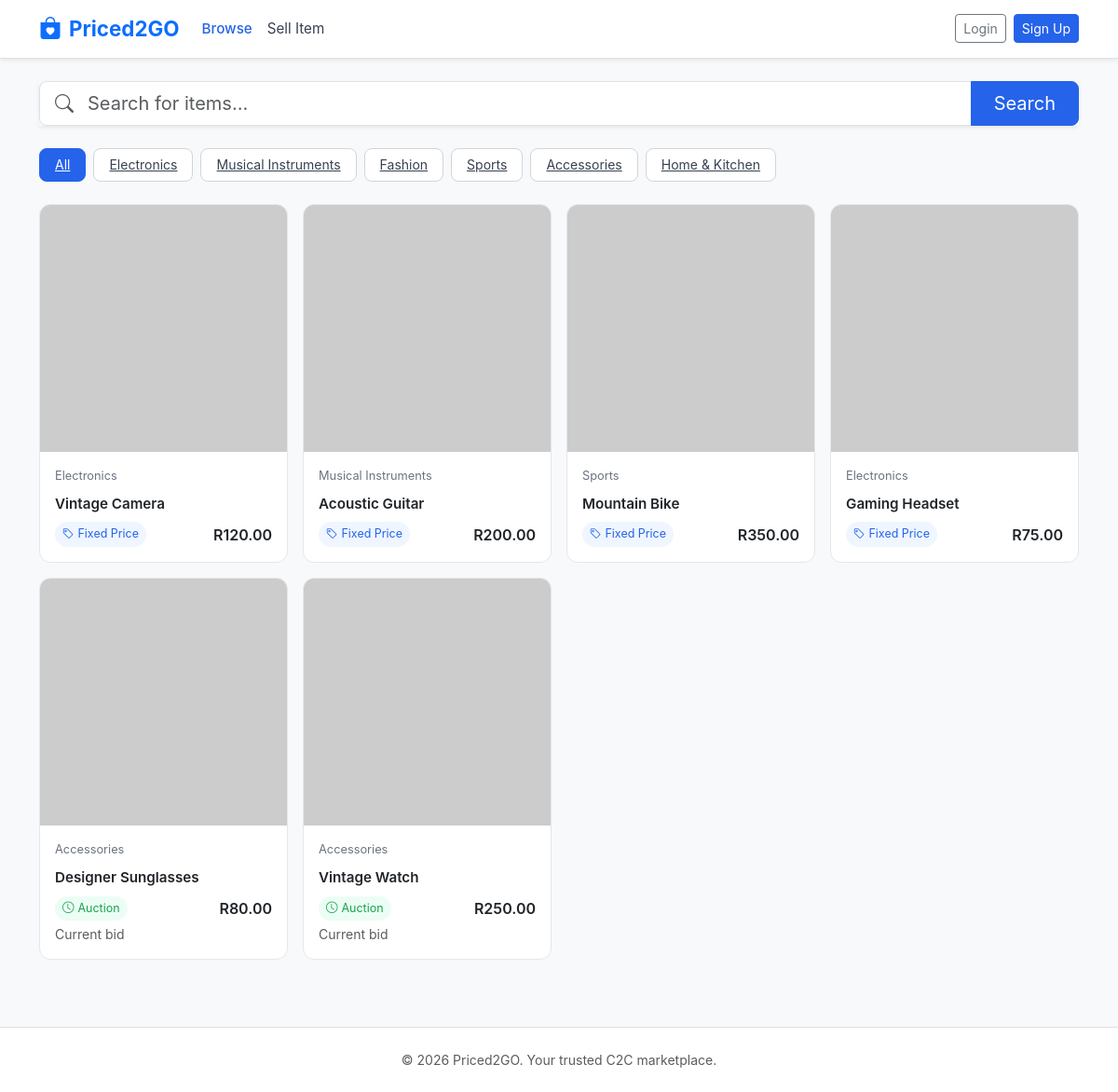
The page / on the database its author committed.
### tables this page shows
CREATE TABLE IF NOT EXISTS listings (
    listing_id   INT AUTO_INCREMENT PRIMARY KEY,
    seller_id    INT NOT NULL,
    title        VARCHAR(200) NOT NULL,
    description  TEXT,
    category     VARCHAR(100),
    listing_type ENUM('fixed','auction') DEFAULT 'fixed',
    price        DECIMAL(10,2),
    start_price  DECIMAL(10,2),
    current_bid  DECIMAL(10,2),
    end_time     DATETIME,
    status       ENUM('active','sold','expired') DEFAULT 'active',
    image_path   VARCHAR(255),
    condition_label VARCHAR(50),
    created_at   DATETIME DEFAULT CURRENT_TIMESTAMP,
    FOREIGN KEY (seller_id) REFERENCES users(user_id) ON DELETE CASCADE
);

### index.php (the view, shortened to what this page needs)
<?php
require_once 'includes/db.php';
$category = $_GET['category'] ?? 'All';
$search   = trim($_GET['search'] ?? '');
$sql    = "SELECT * FROM listings WHERE status = 'active'";
$params = [];
$sql .= " ORDER BY created_at DESC";
$stmt = $pdo->prepare($sql);
$stmt->execute($params);
$listings = $stmt->fetchAll();
$cats = ['All','Electronics','Musical Instruments','Fashion','Sports','Accessories','Home & Kitchen'];
include 'includes/header.php';
?>
<div class="container py-4">
    <form method="GET" class="mb-4">
        <div class="input-group input-group-lg shadow-sm">
            <span class="input-group-text bg-white border-end-0">
                <i class="bi bi-search text-muted"></i>
            </span>
            <input type="text" name="search" class="form-control border-start-0 ps-0"
                   placeholder="Search for items…" value="<?= htmlspecialchars($search) ?>">
            <button class="btn btn-primary px-4" type="submit">Search</button>
        </div>
    </form>
    <div class="d-flex flex-wrap gap-2 mb-4">
        <?php foreach ($cats as $cat): ?>
            <a href="?category=<?= urlencode($cat) ?><?= $search ? '&search='.urlencode($search) : '' ?>"
               class="cat-btn <?= $category === $cat ? 'active' : '' ?>">
                <?= htmlspecialchars($cat) ?>
            </a>
        <?php endforeach; ?>
    </div>
    <?php if (empty($listings)): ?>
        <div class="text-center py-5 text-muted">
            <i class="bi bi-box-seam fs-1 d-block mb-3"></i>
            <p class="fs-5">No listings found. <a href="sell.php">Be the first to sell something!</a></p>
        </div>
    <?php else: ?>
        <div class="row row-cols-2 row-cols-md-3 row-cols-lg-4 g-3">
            <?php foreach ($listings as $l): ?>
                <div class="col">
                    <div class="listing-card position-relative">
                        <a href="listing.php?id=<?= $l['listing_id'] ?>" class="d-block text-decoration-none text-dark">
                        <?php
                            $img = $l['image_path']
                                ? 'uploads/'.htmlspecialchars($l['image_path'])
                                : 'https://placehold.co/400x400/e5e7eb/9ca3af?text=No+Image';
                        ?>
                        <img src="<?= $img ?>" alt="<?= htmlspecialchars($l['title']) ?>">
                        <div class="card-body">
                            <div class="card-cat"><?= htmlspecialchars($l['category']) ?></div>
                            <div class="card-title"><?= htmlspecialchars($l['title']) ?></div>
                            <?php if ($l['listing_type'] === 'auction'): ?>
                                <div class="d-flex justify-content-between align-items-center mt-2">
                                    <span class="badge-auction"><i class="bi bi-clock me-1"></i>Auction</span>
                                    <span class="fw-semibold text-dark">R<?= number_format($l['current_bid'] ?: $l['start_price'], 2) ?></span>
                                </div>
                                <div class="text-muted small mt-1">Current bid</div>
                            <?php else: ?>
                                <div class="d-flex justify-content-between align-items-center mt-2">
                                    <span class="badge-fixed"><i class="bi bi-tag me-1"></i>Fixed Price</span>
                                    <span class="fw-semibold text-dark">R<?= number_format($l['price'], 2) ?></span>
                                </div>
                            <?php endif; ?>
                        </div>
                        </a>
                    </div>
                </div>
            <?php endforeach; ?>
        </div>
    <?php endif; ?>
</div>
<?php include 'includes/footer.php'; ?>

### includes/header.php (shortened to what this page needs)
<?php
$current = basename($_SERVER['PHP_SELF']);
?>
<!DOCTYPE html>
<html lang="en">
<head>
    <link href="https://cdn.jsdelivr.net/npm/bootstrap@5.3.0/dist/css/bootstrap.min.css" rel="stylesheet">
    <link href="https://cdn.jsdelivr.net/npm/bootstrap-icons@1.11.0/font/bootstrap-icons.css" rel="stylesheet">
    <link href="<?= str_contains($current, 'admin') ? '../' : '' ?>css/style.css" rel="stylesheet">
</head>
<body class="bg-light">
<nav class="navbar navbar-expand-lg navbar-white bg-white border-bottom shadow-sm sticky-top">
    <div class="container">
        <a class="navbar-brand fw-bold text-primary d-flex align-items-center gap-2" href="<?= str_contains($current, 'admin') ? '../' : '' ?>index.php">
            <i class="bi bi-bag-heart-fill fs-4"></i> Priced2GO
        </a>
        <div class="collapse navbar-collapse" id="navbarNav">
            <ul class="navbar-nav me-auto">
                <li class="nav-item">
                    <a class="nav-link <?= $current === 'index.php' ? 'active fw-medium text-primary' : '' ?>" href="<?= str_contains($current, 'admin') ? '../' : '' ?>index.php">Browse</a>
                </li>
                <?php if (!isset($_SESSION['role']) || $_SESSION['role'] !== 'admin'): ?>
                <li class="nav-item">
                    <a class="nav-link <?= $current === 'sell.php' ? 'active fw-medium text-primary' : '' ?>" href="<?= str_contains($current, 'admin') ? '../' : '' ?>sell.php">Sell Item</a>
                </li>
                <?php endif; ?>
            </ul>
            <div class="d-flex align-items-center gap-2">
                <?php if (isset($_SESSION['user_id'])): ?>
                    <span class="text-muted small"><i class="bi bi-person-circle me-1"></i><?= htmlspecialchars($_SESSION['username']) ?></span>
                    <?php if (isset($_SESSION['role']) && $_SESSION['role'] === 'admin'): ?>
                        <a href="<?= str_contains($current, 'admin') ? '' : 'admin/' ?>index.php" class="btn btn-sm btn-outline-secondary">Admin Panel</a>
                    <?php endif; ?>
                    <a href="<?= str_contains($current, 'admin') ? '../' : '' ?>logout.php" class="btn btn-sm btn-outline-danger">Logout</a>
                <?php else: ?>
                    <a href="<?= str_contains($current, 'admin') ? '../' : '' ?>login.php" class="btn btn-sm btn-outline-secondary">Login</a>
                    <a href="<?= str_contains($current, 'admin') ? '../' : '' ?>register.php" class="btn btn-sm btn-primary">Sign Up</a>
                <?php endif; ?>
            </div>
        </div>
    </div>
</nav>
<main>

### includes/footer.php (shortened to what this page needs)
</main>
<footer class="bg-white border-top mt-5 py-4">
    <div class="container text-center text-muted small">
        &copy; 2026 Priced2GO. Your trusted C2C marketplace.
    </div>
</footer>
</body>
</html>

### css/style.css (style rules this page uses)
:root { --blue-600: #2563eb; --blue-700: #1d4ed8; --green-600: #16a34a; --green-700: #15803d; }
body { font-family: 'Inter', -apple-system, BlinkMacSystemFont, 'Segoe UI', sans-serif; background-color: #f9fafb; color: #111827; }
.navbar-brand { font-size: 1.4rem; }
.nav-link { color: #374151; font-size: 0.95rem; }
.nav-link:hover, .nav-link.active { color: var(--blue-600) !important; }
.listing-card { border: 1px solid #e5e7eb; border-radius: 0.75rem; overflow: hidden; transition: box-shadow 0.2s; background: #fff; text-decoration: none; color: inherit; display: block; }
.listing-card img { width: 100%; aspect-ratio: 1/1; object-fit: cover; transition: transform 0.2s; }
.listing-card .card-body { padding: 1rem; }
.listing-card .card-title { font-size: 0.95rem; font-weight: 600; margin-bottom: 0.15rem; }
.listing-card .card-cat { font-size: 0.8rem; color: #6b7280; margin-bottom: 0.6rem; }
.cat-btn { border: 1px solid #d1d5db; background: #fff; color: #374151; border-radius: 0.5rem; padding: 0.4rem 1rem; font-size: 0.875rem; cursor: pointer; transition: all 0.15s; }
.cat-btn:hover, .cat-btn.active { background: var(--blue-600); border-color: var(--blue-600); color: #fff; }
.badge-auction { background: #ecfdf5; color: #16a34a; font-size: 0.78rem; padding: 0.25rem 0.5rem; border-radius: 99px; }
.badge-fixed { background: #eff6ff; color: #2563eb; font-size: 0.78rem; padding: 0.25rem 0.5rem; border-radius: 99px; }
.btn-primary { background: var(--blue-600); border-color: var(--blue-600); }

### rows shown on the page
listings: category "Electronics", title "Vintage Camera", price "120.00"
listings: category "Musical Instruments", title "Acoustic Guitar", price "200.00"
listings: category "Sports", title "Mountain Bike", price "350.00"
listings: category "Electronics", title "Gaming Headset", price "75.00"
listings: category "Accessories", title "Designer Sunglasses", current_bid "80.00"
listings: category "Accessories", title "Vintage Watch", current_bid "250.00"

### other values the page prints
$cat "All"
$cat "Electronics"
$cat "Musical Instruments"
$cat "Fashion"
$cat "Sports"
$cat "Accessories"
$cat "Home & Kitchen"
